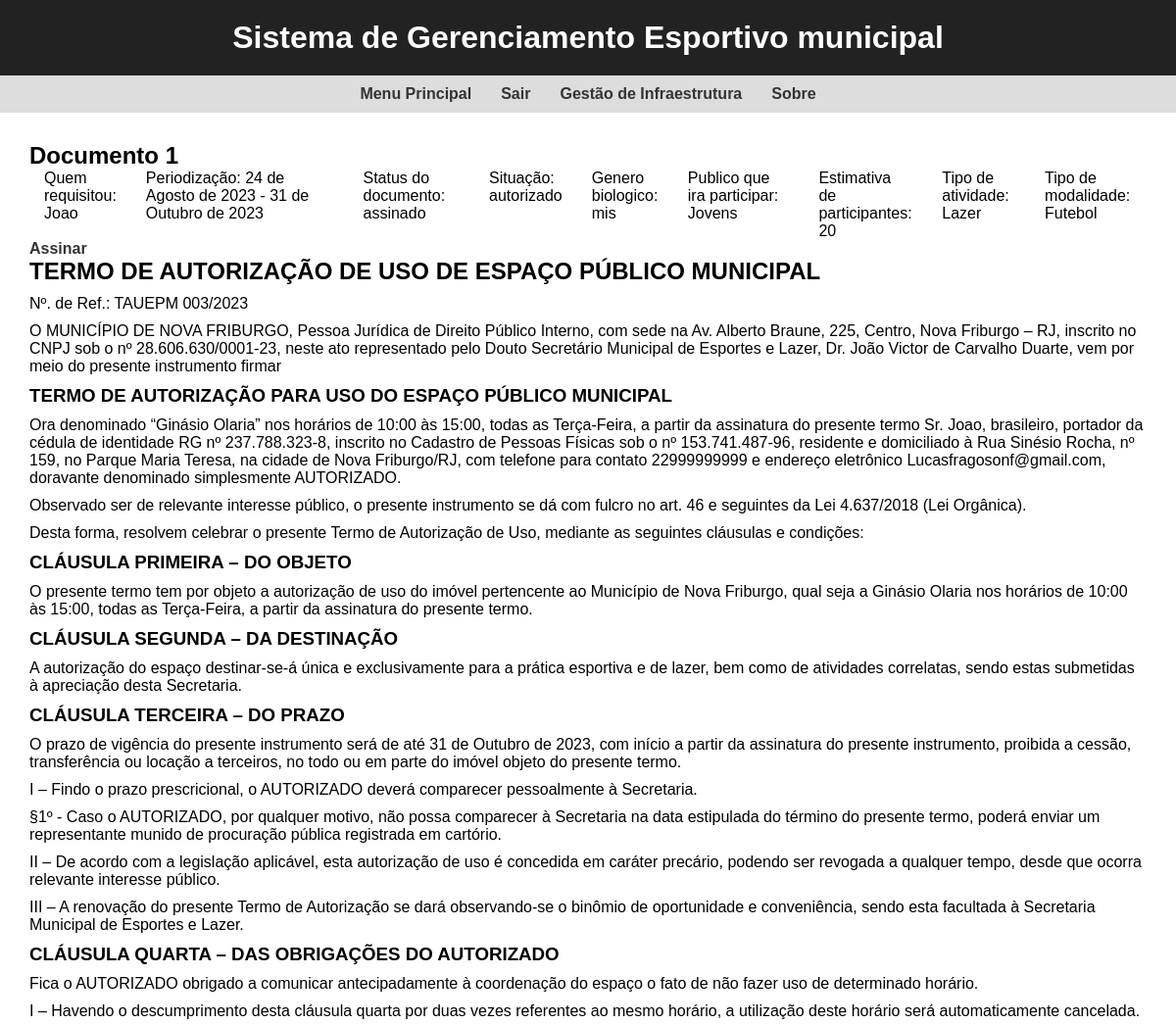
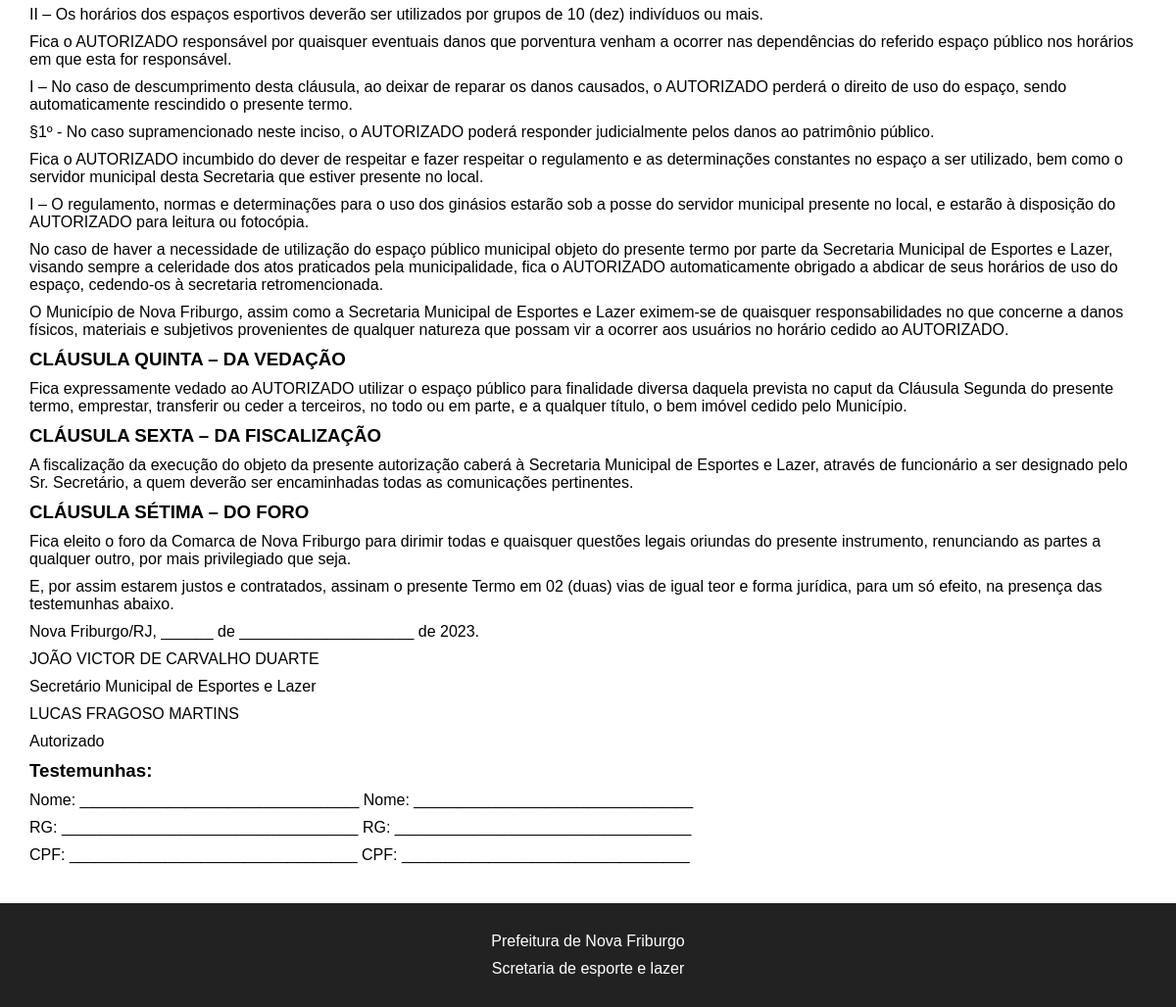
The page /documentos/documento_autorizacao/1 (signed in) on the database its author committed (2 pictures, top to bottom).
### documentos/models.py (models this page shows)
class DocumentoAutorizacao(models.Model):
    STATUS = (
        ('aguardando_assinatura', 'Aguardando assinatura'),
        ('assinado', 'Assinado'),
    )
    info = models.ForeignKey(UsoEspaco, on_delete=models.DO_NOTHING)
    status = models.CharField(
        max_length=21,
        choices=STATUS,
    )
    data_inicio = models.DateField(null=True)
    data_fim = models.DateField(null=True)

### equipamentos/models.py (models this page shows, shortened)
class UsoEspaco(models.Model):
    STATUS = (
        ('rascunho', 'Rascunho'),
        ('aguardando', 'Aguardando Resposta'),
        ('autorizado', 'Autorizado'),
        ('rejeitado', 'Rejeitado'),
    )
    GENERO = (
        ('masc', 'Masculino'),
        ('fem', 'Feminino'),
        ('mis', 'Misto'),
    )
    usuario = models.ForeignKey(UsuarioCustomizado, on_delete=models.CASCADE)
    data_requisicao = models.DateTimeField(auto_now_add=True)
    data_atualizacao = models.DateTimeField(auto_now=True)
    situacao = models.CharField(
        max_length=10,
        choices=STATUS,
    )
    genero_biologico = models.CharField(
        max_length=4,
        choices=GENERO,
    )
    publico_alvo = models.ForeignKey(Publico, on_delete=models.DO_NOTHING)
    estimativa_praticipantes = models.IntegerField()
    tipo_atividade = models.ForeignKey(TipoAtividade, on_delete=models.CASCADE)
    tipo_modalidade = models.ForeignKey(TipoModalidade, on_delete=models.CASCADE)
    data_expiracao = models.DateField(null=True)

class Publico(models.Model):
    faixa_idade = models.CharField(max_length=12)
    def __str__(self):
        return self.faixa_idade

class TipoAtividade(models.Model):
    nome = models.CharField(max_length=255)
    data_cadastro = models.DateTimeField(auto_now_add=True)
    def __str__(self):
        return self.nome

class TipoModalidade(models.Model):
    nome = models.CharField(max_length=255)
    data_cadastro = models.DateTimeField(auto_now_add=True)
    def __str__(self):
        return self.nome

class EscolhaEquipamentoHorario(models.Model):
    DIA = (
        ('segunda', 'Segunda-Feira'),
        ('terca', 'Terça-Feira'),
        ('quarta', 'Quarta-Feira'),
        ('quinta', 'Quinta-Feira'),
        ('sexta', 'Sexta-Feira'),
        ('sabado', 'Sábado'),
        ('domingo', 'Domingo'),
    )
    uso_espaco = models.ForeignKey(UsoEspaco, on_delete=models.CASCADE)
    equipamento = models.ForeignKey(Equipamento, on_delete=models.CASCADE)
    dia = models.CharField(
        max_length=7,
        choices=DIA
    )
    horario_inicio = models.TimeField()
    horario_fim = models.TimeField()
    def dia_semana(self):
        return dict(EscolhaEquipamentoHorario.DIA)[self.dia]

class Equipamento(models.Model):
    POSSUI = (
        ('possui', 'Possui'),
        ('npossui', 'Não Possui'),
    )
    CONDICAO = (
        ('pessimo', 'Péssimo'),
        ('ruim', 'Ruim'),
        ('bom', 'Bom'),
        ('otimo', 'Ótimo'),
        ('excelente', 'Excelente'),
    )
    nome = models.CharField(max_length=255)
    bairro = models.ForeignKey(Bairro, on_delete=models.CASCADE)
    cep = models.CharField(max_length=8)
    endereco = models.CharField(max_length=255)
    longitude = models.FloatField()
    latitude = models.FloatField()
    tamanho = models.FloatField()
    tipo_equipamento = models.ForeignKey(TipoEquipamento, on_delete=models.CASCADE)
    tipo_modalidade = models.ManyToManyField(TipoModalidade)
    condicao_equipamento = models.CharField(
        max_length=9,
        choices=CONDICAO
    )
    rede_eletrica = models.CharField(
        max_length=7,
        choices=POSSUI,
    )
    rede_hidraulica = models.CharField(
        max_length=7,
        choices=POSSUI,
    )
    banheiro_vestiario = models.CharField(
        max_length=7,
        choices=POSSUI,
    )
    parques_jardins = models.CharField(
        max_length=7,
        choices=POSSUI,
    )
    arquibancada = models.CharField(
        max_length=7,
        choices=POSSUI,
    )
    cobertura = models.CharField(
        max_length=7,
        choices=POSSUI,
    )
    cercamento = models.CharField(
        max_length=7,
        choices=POSSUI,
    )
    grama_sintetica = models.CharField(
        max_length=7,
        choices=POSSUI,
    )
    foto_aerea = models.ImageField()
    fotos = models.ImageField()
    def __str__(self):
        return self.nome

### usuarios/models.py (models this page shows)
class UsuarioCustomizado(AbstractUser):
    CATEGORIA = (
        ('cidadao', 'Cidadão'),
        ('gestor_infraestrutura', 'Gestor de Infraestrutura'),
        ('gestor_eventos', 'Gestor de Eventos'),
    )
    tipo = models.CharField(
        max_length=21,
        choices=CATEGORIA,
    )
    telefone_contato = models.CharField(max_length=11)

### documentos/views.py (the view)
# urls.py: path('documento_autorizacao/<int:id>', views.visualizarDocumentoAutorizacao, name='visualizar-documento-autorizacao'),
@user_passes_test(lambda u: u.tipo == 'gestor_infraestrutura', login_url='/accounts/login/')
@login_required
def visualizarDocumentoAutorizacao(request, id):
    documento = get_object_or_404(DocumentoAutorizacao, pk=id)
    lista_escolhas = EscolhaEquipamentoHorario.objects.all()
    context = {
        'documento':documento,
        'lista_escolhas':lista_escolhas
    }
    return render(request, 'documentos/view_autorizacao.html', context)

### documentos/templates/documentos/view_autorizacao.html (shortened to what this page needs)
{%extends 'base.html'%}
{%block content%}
    <h2>Documento {{documento.id}}</h2>
    <ul>
        <li>Quem requisitou: {{documento.info.usuario}}</li>
        <li>Periodização: {{documento.data_inicio}} - {{documento.data_fim}}</li>
        <li>Status do documento: {{documento.status}}</li>
        <li>Situação: {{documento.info.situacao}}</li>
        <li>Genero biologico: {{documento.info.genero_biologico}}</li>
        <li>Publico que ira participar: {{documento.info.publico_alvo}}</li>
        <li>Estimativa de participantes: {{documento.info.estimativa_praticipantes}}</li>
        <li>Tipo de atividade: {{documento.info.tipo_atividade}}</li>
        <li>Tipo de modalidade: {{documento.info.tipo_modalidade}}</li>
    </ul>
    <a href="/documentos/documento_autorizacao/assinatura/{{documento.id}}">Assinar</a>
    <h2>TERMO DE AUTORIZAÇÃO DE USO DE ESPAÇO PÚBLICO MUNICIPAL</h2>
    <p>Nº. de Ref.: TAUEPM 003/2023</p>
    <p>O MUNICÍPIO DE NOVA FRIBURGO, Pessoa Jurídica de Direito Público Interno, com sede na Av. Alberto Braune, 225, Centro, Nova Friburgo – RJ, inscrito no CNPJ sob o nº 28.606.630/0001-23, neste ato representado pelo Douto Secretário Municipal de Esportes e Lazer, Dr. João Victor de Carvalho Duarte, vem por meio do presente instrumento firmar</p>
    <h3>TERMO DE AUTORIZAÇÃO PARA USO DO ESPAÇO PÚBLICO MUNICIPAL</h3>
    <p>Ora denominado
        {%for escolha in lista_escolhas%}
            {% if documento.info == escolha.uso_espaco %}
            “{{escolha.equipamento}}” nos horários de {{escolha.horario_inicio}} às {{escolha.horario_fim}}, todas as {{escolha.dia_semana}},
            {% endif %}
        {% endfor %}
         a partir da assinatura do presente termo Sr. {{documento.info.usuario}}, brasileiro, portador da cédula de identidade RG nº 237.788.323-8, inscrito no Cadastro de Pessoas Físicas sob o nº 153.741.487-96, residente e domiciliado à Rua Sinésio Rocha, nº 159, no Parque Maria Teresa, na cidade de Nova Friburgo/RJ, com telefone para contato {{documento.info.usuario.telefone_contato}} e endereço eletrônico Lucasfragosonf@gmail.com, doravante denominado simplesmente AUTORIZADO.</p>
    <p>Observado ser de relevante interesse público, o presente instrumento se dá com fulcro no art. 46 e seguintes da Lei 4.637/2018 (Lei Orgânica).</p>
    <p>Desta forma, resolvem celebrar o presente Termo de Autorização de Uso, mediante as seguintes cláusulas e condições:</p>
    <h3>CLÁUSULA PRIMEIRA – DO OBJETO</h3>
    <p>O presente termo tem por objeto a autorização de uso do imóvel pertencente ao Município de Nova Friburgo, qual seja a
        {%for escolha in lista_escolhas%}
            {% if documento.info == escolha.uso_espaco %}
                {{escolha.equipamento}} nos horários de {{escolha.horario_inicio}} às {{escolha.horario_fim}}, todas as {{escolha.dia_semana}},
            {% endif %}
        {% endfor %}
         a partir da assinatura do presente termo.</p>
    <h3>CLÁUSULA SEGUNDA – DA DESTINAÇÃO</h3>
    <p>A autorização do espaço destinar-se-á única e exclusivamente para a prática esportiva e de lazer, bem como de atividades correlatas, sendo estas submetidas à apreciação desta Secretaria.</p>
    <h3>CLÁUSULA TERCEIRA – DO PRAZO</h3>
    <p>O prazo de vigência do presente instrumento será de até {{documento.data_fim}}, com início a partir da assinatura do presente instrumento, proibida a cessão, transferência ou locação a terceiros, no todo ou em parte do imóvel objeto do presente termo.</p>
    <p>I – Findo o prazo prescricional, o AUTORIZADO deverá comparecer pessoalmente à Secretaria.</p>
    <p>§1º - Caso o AUTORIZADO, por qualquer motivo, não possa comparecer à Secretaria na data estipulada do término do presente termo, poderá enviar um representante munido de procuração pública registrada em cartório.</p>
    <p>II – De acordo com a legislação aplicável, esta autorização de uso é concedida em caráter precário, podendo ser revogada a qualquer tempo, desde que ocorra relevante interesse público.</p>
    <p>III – A renovação do presente Termo de Autorização se dará observando-se o binômio de oportunidade e conveniência, sendo esta facultada à Secretaria Municipal de Esportes e Lazer.</p>
    <h3>CLÁUSULA QUARTA – DAS OBRIGAÇÕES DO AUTORIZADO</h3>
    <p>Fica o AUTORIZADO obrigado a comunicar antecipadamente à coordenação do espaço o fato de não fazer uso de determinado horário.</p>
    <p>	I – Havendo o descumprimento desta cláusula quarta por duas vezes referentes ao mesmo horário, a utilização deste horário será automaticamente cancelada.</p>
    <p>II – Os horários dos espaços esportivos deverão ser utilizados por grupos de 10 (dez) indivíduos ou mais.</p>
    <p>Fica o AUTORIZADO responsável por quaisquer eventuais danos que porventura venham a ocorrer nas dependências do referido espaço público nos horários em que esta for responsável.</p>
    <p>I – No caso de descumprimento desta cláusula, ao deixar de reparar os danos causados, o AUTORIZADO perderá o direito de uso do espaço, sendo automaticamente rescindido o presente termo.</p>
    <p>§1º - No caso supramencionado neste inciso, o AUTORIZADO poderá responder judicialmente pelos danos ao patrimônio público.</p>
    <p>Fica o AUTORIZADO incumbido do dever de respeitar e fazer respeitar o regulamento e as determinações constantes no espaço a ser utilizado, bem como o servidor municipal desta Secretaria que estiver presente no local.</p>
    <p>	I – O regulamento, normas e determinações para o uso dos ginásios estarão sob a posse do servidor municipal presente no local, e estarão à disposição do AUTORIZADO para leitura ou fotocópia.</p>
    <p>No caso de haver a necessidade de utilização do espaço público municipal objeto do presente termo por parte da Secretaria Municipal de Esportes e Lazer, visando sempre a celeridade dos atos praticados pela municipalidade, fica o AUTORIZADO automaticamente obrigado a abdicar de seus horários de uso do espaço, cedendo-os à secretaria retromencionada.</p>
    <p>O Município de Nova Friburgo, assim como a Secretaria Municipal de Esportes e Lazer eximem-se de quaisquer responsabilidades no que concerne a danos físicos, materiais e subjetivos provenientes de qualquer natureza que possam vir a ocorrer aos usuários no horário cedido ao AUTORIZADO.</p>
    <h3>CLÁUSULA QUINTA – DA VEDAÇÃO</h3>
    <p>Fica expressamente vedado ao AUTORIZADO utilizar o espaço público para finalidade diversa daquela prevista no caput da Cláusula Segunda do presente termo, emprestar, transferir ou ceder a terceiros, no todo ou em parte, e a qualquer título, o bem imóvel cedido pelo Município.</p>
    <h3>CLÁUSULA SEXTA – DA FISCALIZAÇÃO</h3>
    <p>A fiscalização da execução do objeto da presente autorização caberá à Secretaria Municipal de Esportes e Lazer, através de funcionário a ser designado pelo Sr. Secretário, a quem deverão ser encaminhadas todas as comunicações pertinentes.</p>
    <h3>CLÁUSULA SÉTIMA – DO FORO</h3>
    <p>Fica eleito o foro da Comarca de Nova Friburgo para dirimir todas e quaisquer questões legais oriundas do presente instrumento, renunciando as partes a qualquer outro, por mais privilegiado que seja.</p>
    <p>E, por assim estarem justos e contratados, assinam o presente Termo em 02 (duas) vias de igual teor e forma jurídica, para um só efeito, na presença das testemunhas abaixo.</p>
    <p>Nova Friburgo/RJ, ______ de ____________________ de 2023.</p>
    <p>JOÃO VICTOR DE CARVALHO DUARTE</p>
    <p>Secretário Municipal de Esportes e Lazer</p>
    <p>LUCAS FRAGOSO MARTINS</p>
    <p>Autorizado</p>
    <h3>Testemunhas:</h3>
    <p>Nome: ________________________________      Nome: ________________________________</p>
    <p>RG: __________________________________      RG: __________________________________</p>
    <p>CPF: _________________________________      CPF: _________________________________</p>
{%endblock%}

### equipamentos/static/css/style.css (style rules this page uses)
* { margin: 0; padding: 0; box-sizing: border-box; }
body { font-family: Arial, sans-serif; margin: 0; padding: 0; }
ul { list-style: none; display: flex; justify-content: center; }
li { margin: 0 15px; }
a, p a { text-decoration: none; color: #333; font-weight: bold; transition: color 0.3s ease; }
p { margin-top: 10px; margin-bottom: 10px; }

### rows shown on the page
DocumentoAutorizacao: id "1", info.usuario "Joao", data_inicio "24 de Agosto de 2023", data_fim "31 de Outubro de 2023", status "assinado", info.situacao "autorizado", info.genero_biologico "mis", info.publico_alvo "Jovens", info.estimativa_praticipantes "20", info.tipo_atividade "Lazer", info.tipo_modalidade "Futebol", info.usuario.telefone_contato "22999999999"
EscolhaEquipamentoHorario: equipamento "Ginásio Olaria", horario_inicio "10:00", horario_fim "15:00", dia_semana "Terça-Feira"
